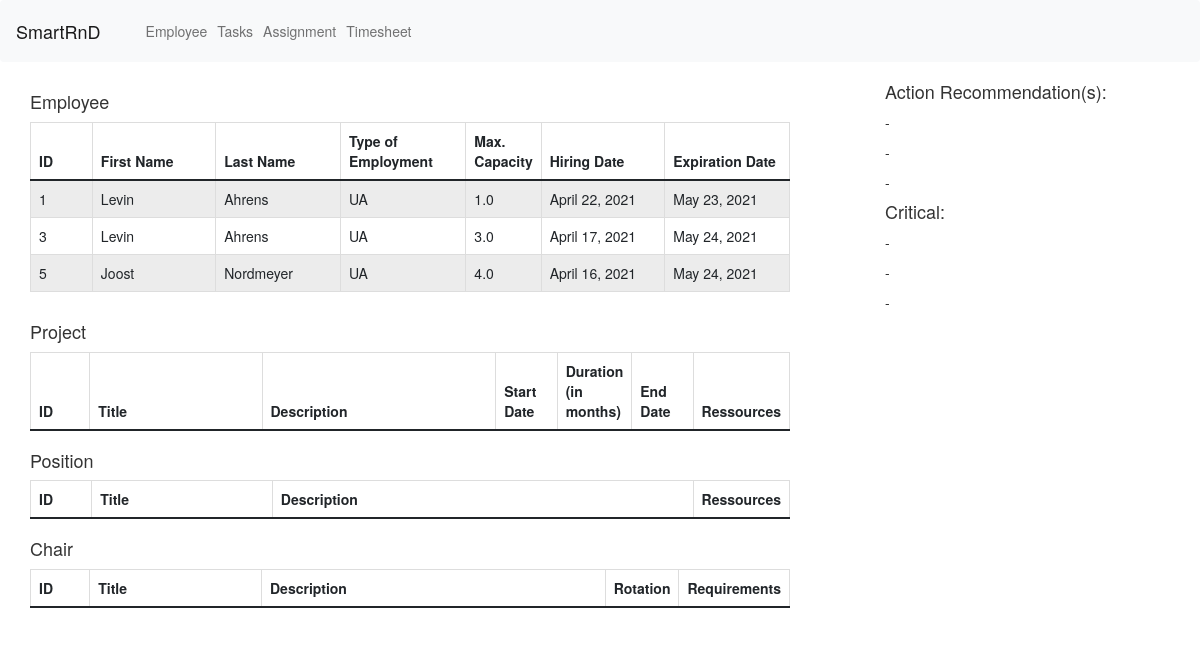
Before: / with the older database file.
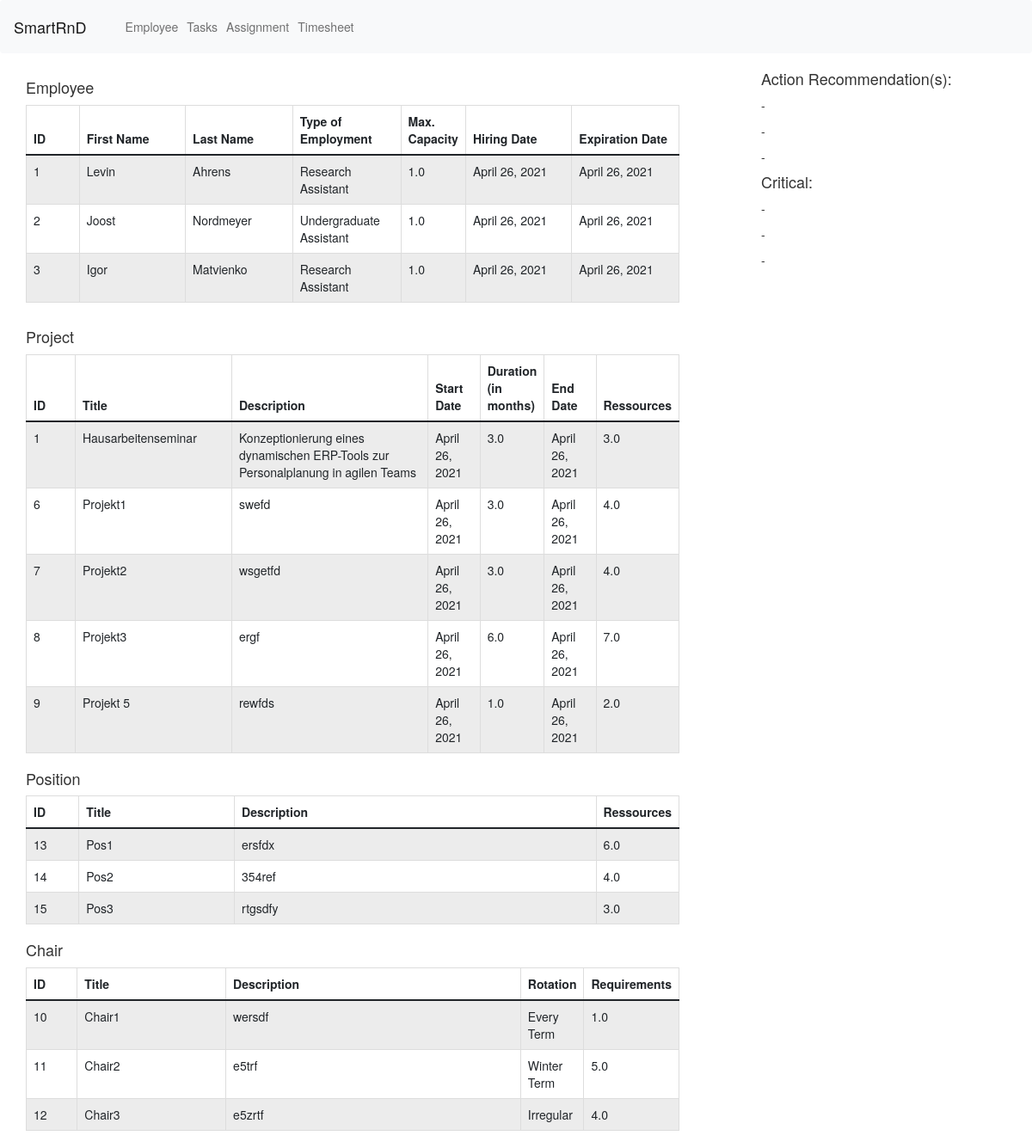
After: the same page with the newer database file.
### erpapp/models.py (models this page shows, shortened)
class Employee(models.Model):
    firstname = models.CharField('First Name', max_length=32)
    lastname = models.CharField('Last Name', max_length=32)
    type_choices = [
        ('Undergraduate Assistant', 'Undergraduate Assistant'),
        ('Research Assistant', 'Research Assistant')
    ]
    type = models.CharField('Type of Employment', choices=type_choices, max_length=32)
    capacity = models.FloatField('Capacity', default=1.0)
    hiring_date = models.DateField('Hiring Date')
    expiration_date = models.DateField('Expiration Date')
    class Meta:
        db_table = "employee"

class Task(models.Model):
    title = models.CharField('Title', max_length=50, default='Task Title')
    description = models.CharField('description', max_length=2400)
    assigned_employees = models.ManyToManyField(Employee, through='Assignment')
    class Meta:
        db_table = "task"

class Project(Task):
    ressources = models.FloatField('Ressources')
    begin = models.DateField('Project Start')
    duration = models.FloatField('Duration (in months)')
    end = models.DateField('Project End')
    class Meta:
        db_table = "project"

class Task(models.Model):
    title = models.CharField('Title', max_length=50, default='Task Title')
    description = models.CharField('description', max_length=2400)
    assigned_employees = models.ManyToManyField(Employee, through='Assignment')
    class Meta:
        db_table = "task"

class Position(Task):
    ressources = models.FloatField('Ressources')
    class Meta:
        db_table = "position"

class Chair(Task):
    rotation_choices = [
        ('Summer Term', 'Summer Term'),
        ('Winter Term', 'Winter Term'),
        ('Every Term', 'Every Term'),
        ('Irregular', 'irregular')
    ]
    rotation = models.CharField('Term', default='Every Term', choices=rotation_choices, max_length=16)
    requirement = models.FloatField('Requirement', default=1)
    class Meta:
        db_table = "chair"

### erpapp/views.py (the view)
# urls.py: path('', views.index),
def index(request):
    employees = Employee.objects.all()
    projects = Project.objects.all()
    positions = Position.objects.all()
    chairs = Chair.objects.all()
    context = {
        'employees': employees,
        'projects': projects,
        'positions': positions,
        'chairs': chairs
    }
    return render(request, 'index.html', context)

### erpapp/Templates/index.html (shortened to what the changed rows need)
{% extends "base.html" %}
{% block content %}
<div class="col-8">
    <div class="row">
        <div class="table-responsive">
        <table id="emlployeedatatable" class="table table-striped table-bordered" width="100%">
            <thead>
                <th class="col-sm-1">ID</th>
                <th class="col-sm-2">First Name</th>
                <th class="col-sm-2">Last Name</th>
                <th class="col-sm-2">Type of Employment</th>
                <th class="col-sm-1">Max. Capacity</th>
                <th class="col-sm-2">Hiring Date</th>
                <th class="col-sm-2">Expiration Date</th>
            </thead>
            <tbody>
            {% for employee in employees %}
                <tr>
                     <td>{{ employee.id }}</td>
                     <td>{{ employee.firstname }}</td>
                     <td>{{ employee.lastname }}</td>
                     <td>{{ employee.type }}</td>
                     <td>{{ employee.capacity }}</td>
                     <td>{{ employee.hiring_date }}</td>
                     <td>{{ employee.expiration_date }}</td>
                </tr>
               {% endfor %}
                </tbody>
            </table>
        </div>
    </div>
    <div class="row">
        <div class="table-responsive">
            <table id="projectsdatatable" class="table table-striped table-bordered" width="100%">
                <thead>
                    <tr>
                        <th class="col-sm-1">ID</th>
                        <th class="col-sm-3">Title</th>
                        <th class="col-sm-4">Description</th>
                        <th class="col-sm-1">Start Date</th>
                        <th class="col-sm-1">Duration (in months)</th>
                        <th class="col-sm-1">End Date</th>
                        <th class="col-sm-1">Ressources</th>
                    </tr>
                </thead>
                <tbody>
                {% for project in projects %}
                    <tr>
                        <td>{{ project.id }}</td>
                        <td>{{ project.title }}</td>
                        <td>{{ project.description }}</td>
                        <td>{{ project.begin }}</td>
                        <td>{{ project.duration }}</td>
                        <td>{{ project.end }}</td>
                        <td>{{ project.ressources }}</td>
                         </tr>
                {% endfor %}
                </tbody>
            </table>
            <table id="positionsdatatable" class="table table-striped table-bordered" width="100%">
                <thead>
                    <th class="col-sm-1">ID</th>
                    <th class="col-sm-3">Title</th>
                    <th class="col-sm-7">Description</th>
                    <th class="col-sm-1">Ressources</th>
                </thead>
                <tbody>
                {% for position in positions %}
                    <tr>
                        <td>{{ position.id }}</td>
                        <td>{{ position.title }}</td>
                        <td>{{ position.description }}</td>
                        <td>{{ position.ressources }}</td>
                    </tr>
                {% endfor %}
                </tbody>
            </table>
            <table id="chairsdatatable" class="table table-striped table-bordered" width="100%">
                <thead>
                    <th class="col-sm-1">ID</th>
                    <th class="col-sm-3">Title</th>
                    <th class="col-sm-6">Description</th>
                    <th class="col-sm-1">Rotation</th>
                    <th class="col-sm-1">Requirements</th>
                </thead>
                <tbody>
                {% for chair in chairs %}
                    <tr>
                        <td>{{ chair.id }}</td>
                        <td>{{ chair.title }}</td>
                        <td>{{ chair.description }}</td>
                        <td>{{ chair.rotation }}</td>
                        <td>{{ chair.requirement }}</td>
                    </tr>
                {% endfor %}
                </tbody>
            </table>
        </div>
    </div>
</div>
{% endblock content %}

Changed rows visible on the page:
removed Employee: id "5", firstname "Joost", lastname "Nordmeyer", type "UA", capacity "4.0", hiring_date "April 16, 2021", expiration_date "May 24, 2021"
changed Employee "Levin": type "UA" → "Research Assistant"; hiring_date "April 22, 2021" → "April 26, 2021"; expiration_date "May 23, 2021" → "April 26, 2021"
added Employee: id "2", firstname "Joost", lastname "Nordmeyer", type "Undergraduate Assistant", capacity "1.0", hiring_date "April 26, 2021", expiration_date "April 26, 2021"
changed Employee id 3: firstname "Levin" → "Igor"; lastname "Ahrens" → "Matvienko"; type "UA" → "Research Assistant"; capacity "3.0" → "1.0"; hiring_date "April 17, 2021" → "April 26, 2021"; expiration_date "May 24, 2021" → "April 26, 2021"
added Project: id "1", title "Hausarbeitenseminar", description "Konzeptionierung eines dynamischen ERP-Tools zur Personalplanung in agilen Teams", begin "April 26, 2021", duration "3.0", end "April 26, 2021", ressources "3.0"
added Project: id "6", title "Projekt1", description "swefd", begin "April 26, 2021", duration "3.0", end "April 26, 2021", ressources "4.0"
added Project: id "7", title "Projekt2", description "wsgetfd", begin "April 26, 2021", duration "3.0", end "April 26, 2021", ressources "4.0"
added Project: id "8", title "Projekt3", description "ergf", begin "April 26, 2021", duration "6.0", end "April 26, 2021", ressources "7.0"
added Project: id "9", title "Projekt 5", description "rewfds", begin "April 26, 2021", duration "1.0", end "April 26, 2021", ressources "2.0"
added Position: id "13", title "Pos1", description "ersfdx", ressources "6.0"
added Position: id "14", title "Pos2", description "354ref", ressources "4.0"
added Position: id "15", title "Pos3", description "rtgsdfy", ressources "3.0"
added Chair: id "10", title "Chair1", description "wersdf", rotation "Every Term", requirement "1.0"
added Chair: id "11", title "Chair2", description "e5trf", rotation "Winter Term", requirement "5.0"
added Chair: id "12", title "Chair3", description "e5zrtf", rotation "Irregular", requirement "4.0"
